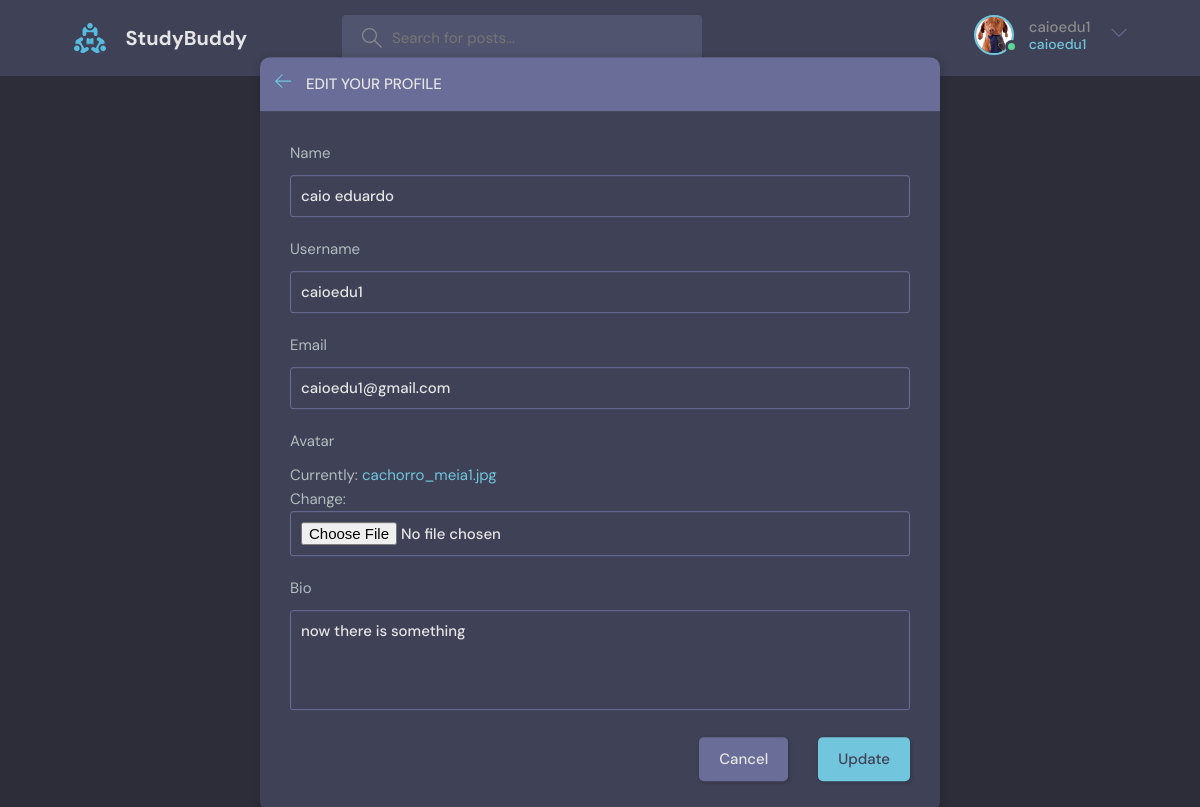
/update_user/1/ (signed in), run on the app's committed database.
### base/models.py (models this page shows)
class User(AbstractUser):
    name = models.CharField(max_length=200, null=True)
    email = models.EmailField(unique=True, null=True)
    bio = models.TextField(null=True)
    avatar = models.ImageField(null=True, default="avatar.svg")
    USERNAME_FIELD = 'email'
    REQUIRED_FIELDS = []

### base/views.py (the view)
# urls.py: path('update_user/<str:pk>/', updateUser, name='update_user'),
@login_required(login_url='login')
def updateUser(request, pk):
    user = request.user
    form = UserForm(instance=user)
    if request.method == 'POST':
        form = UserForm(request.POST, request.FILES, instance=user)
        if form.is_valid():
            form.save()
            return redirect('user_profile', pk= user.id)
    return render(request, 'base/update_user.html', {'form':form,})

### base/forms.py
class UserForm(ModelForm):
   class Meta:
      model = User
      fields = ['name', 'username','email', 'avatar', 'bio']

### base/templates/base/update_user.html (shortened to what this page needs)
{% extends 'base.html' %}
{% block content %}
    <main class="update-account layout">
        <div class="container">
            <div class="layout__box">
                <div class="layout__boxHeader">
                    <div class="layout__boxTitle">
                        <a href="{% url 'home' %}">
                            <svg version="1.1" xmlns="http://www.w3.org/2000/svg" width="32" height="32"
                                viewBox="0 0 32 32">
                                <title>arrow-left</title>
                                <path
                                    d="M13.723 2.286l-13.723 13.714 13.719 13.714 1.616-1.611-10.96-10.96h27.625v-2.286h-27.625l10.965-10.965-1.616-1.607z">
                                </path>
                            </svg>
                        </a>
                        <h3>Edit your profile</h3>
                    </div>
                </div>
                <div class="layout__body">
                    <form class="form" action="" method="POST" enctype="multipart/form-data">
                      {% for field in form %}
                        <div class="form__group">
                            <label for="profile_pic">{{field.label}}</label>
                            {{field}}
                        </div>
                      {% endfor %}
                        <div class="form__action">
                            <a class="btn btn--dark" href="index.html">Cancel</a>
                            <button class="btn btn--main" type="submit">Update</button>
                        </div>
                    </form>
                </div>
            </div>
        </div>
    </main>
{% endblock content %}

### templates/navbar.html (shortened to what this page needs)
{% load static %}
<header class="header header--loggedIn">
    <div class="container">
      <a href="{% url 'home' %}" class="header__logo">
        <img src="{% static 'images/logo.svg'%}">
        <h1>StudyBuddy</h1>
      </a>
      <form class="header__search" method='GET' action="{% url 'home' %}">
        <label>
          <input name='q' placeholder="Search for posts..." />
        </label>
      </form>
      <nav class="header__menu">
        {% if request.user.is_authenticated %}
        <div class="header__user">
          <a href="{% url 'update_user' user.id %}">
            <div class="avatar avatar--medium active">
              <img src="{{request.user.avatar.url}}" />
            </div>
            <p>{{request.user.username}}<span>{{request.user.username}}</span></p>
          </a>
          <button class="dropdown-button">
            <svg version="1.1" xmlns="http://www.w3.org/2000/svg" width="32" height="32" viewBox="0 0 32 32">
              <title>chevron-down</title>
              <path d="M16 21l-13-13h-3l16 16 16-16h-3l-13 13z"></path>
            </svg>
          </button>
        </div>
        {% else %}
        {% comment %} Not Logged In {% endcomment %}
        <a href="{% url 'login' %}">
          <img src="{% static 'images/avatar.svg'%}">
          <p>Login</p>
        </a>
        {% endif %}
      </nav>
    </div>
  </header>

### data on the page
User: user.avatar (picture), user.username "caioedu1", form "caio eduardo" "caioedu1" "caioedu1@gmail.com" "now there is something"

### other printed values
{{ field.label }} "Name" "Username" "Email" "Avatar" "Bio"
